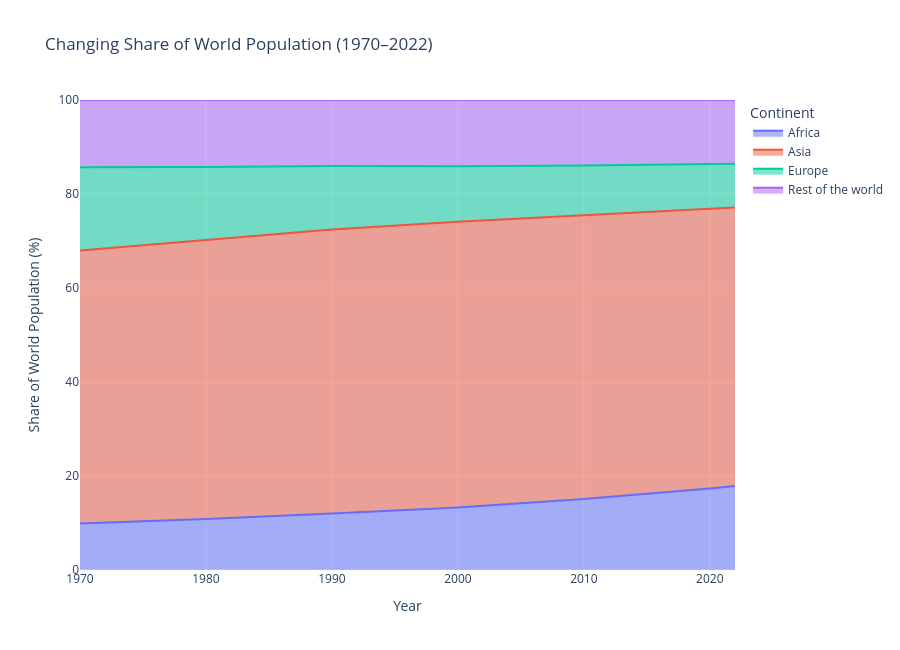

Notebook cell for this chart:
### Markdown cell above
**Chart choice & justification:** *Which chart did you choose, and why? Justify design choices.

I chose a 100% stacked area chart because it clearly illustrates how the share of world population has changed across continents between 1970 and 2022. It allows us to compare the relative contribution of each group over time.

Africa experienced the largest increase, rising from 9.89% in 1970 to 17.89% in 2022 (+8.00 percentage points). Asia remained the largest contributor, increasing slightly from 58.06% to 59.21%. In contrast, Europe's share declined significantly from 17.76% to 9.32% (-8.44 percentage points). The rest of the world also experienced a small decline from 14.29% to 13.57%.

Overall, the chart shows that Africa's share of the global population is growing rapidly, while Europe's relative share is decreasing.

### Code cell
import pandas as pd
import plotly.express as px

share_df = df_long.copy()

share_df['Group'] = share_df['Continent'].replace({
    'North America': 'Rest of the world',
    'South America': 'Rest of the world',
    'Oceania': 'Rest of the world'
})

grouped = share_df.groupby(
    ['Year', 'Group'], as_index=False
)['Population'].sum()

grouped['World Share (%)'] = (
    grouped['Population'] /
    grouped.groupby('Year')['Population'].transform('sum')
) * 100

fig = px.area(
    grouped,
    x='Year',
    y='World Share (%)',
    color='Group',
    category_orders={
        'Group': [
            'Africa',
            'Asia',
            'Europe',
            'Rest of the world'
        ]
    },
    title='Changing Share of World Population (1970–2022)',
    labels={
        'Year': 'Year',
        'World Share (%)': 'Share of World Population (%)',
        'Group': 'Continent'
    }
)

fig.update_layout(
    height=650,
    yaxis=dict(range=[0, 100]),
    hovermode='x unified',
    title_x=0.05
)

fig.show()

comparison = grouped[
    grouped['Year'].isin([1970, 2022])
].pivot(
    index='Group',
    columns='Year',
    values='World Share (%)'
)

comparison['Change (percentage points)'] = (
    comparison[2022] - comparison[1970]
)

print("Population share comparison (1970 vs 2022):")
print(comparison.round(2))

### Figure 1 — Plotly figure (JSON) as saved in the notebook; plotly's stock layout.template omitted (floating-point values rounded to 4 significant figures)
{"data": [{"fillpattern": {"shape": ""}, "hovertemplate": "Continent=Africa<br>Year=%{x}<br>Share of World Population (%)=%{y}<extra></extra>", "legendgroup": "Africa", "line": {"color": "#636efa"}, "marker": {"symbol": "circle"}, "mode": "lines", "name": "Africa", "orientation": "v", "showlegend": true, "stackgroup": "1", "type": "scatter", "x": [1970, 1980, 1990, 2000, 2010, 2015, 2020, 2022], "xaxis": "x", "y": [9.893, 10.84, 12.01, 13.32, 15.11, 16.18, 17.36, 17.89], "yaxis": "y"}, {"fillpattern": {"shape": ""}, "hovertemplate": "Continent=Asia<br>Year=%{x}<br>Share of World Population (%)=%{y}<extra></extra>", "legendgroup": "Asia", "line": {"color": "#EF553B"}, "marker": {"symbol": "circle"}, "mode": "lines", "name": "Asia", "orientation": "v", "showlegend": true, "stackgroup": "1", "type": "scatter", "x": [1970, 1980, 1990, 2000, 2010, 2015, 2020, 2022], "xaxis": "x", "y": [58.06, 59.32, 60.41, 60.76, 60.43, 60.05, 59.48, 59.21], "yaxis": "y"}, {"fillpattern": {"shape": ""}, "hovertemplate": "Continent=Europe<br>Year=%{x}<br>Share of World Population (%)=%{y}<extra></extra>", "legendgroup": "Europe", "line": {"color": "#00cc96"}, "marker": {"symbol": "circle"}, "mode": "lines", "name": "Europe", "orientation": "v", "showlegend": true, "stackgroup": "1", "type": "scatter", "x": [1970, 1980, 1990, 2000, 2010, 2015, 2020, 2022], "xaxis": "x", "y": [17.76, 15.59, 13.55, 11.81, 10.53, 9.987, 9.514, 9.32], "yaxis": "y"}, {"fillpattern": {"shape": ""}, "hovertemplate": "Continent=Rest of the world<br>Year=%{x}<br>Share of World Population (%)=%{y}<extra></extra>", "legendgroup": "Rest of the world", "line": {"color": "#ab63fa"}, "marker": {"symbol": "circle"}, "mode": "lines", "name": "Rest of the world", "orientation": "v", "showlegend": true, "stackgroup": "1", "type": "scatter", "x": [1970, 1980, 1990, 2000, 2010, 2015, 2020, 2022], "xaxis": "x", "y": [14.29, 14.25, 14.02, 14.1, 13.93, 13.79, 13.65, 13.57], "yaxis": "y"}], "layout": {"height": 650, "hovermode": "x unified", "legend": {"title": {"text": "Continent"}, "tracegroupgap": 0}, "title": {"text": "Changing Share of World Population (1970–2022)", "x": 0.05}, "xaxis": {"anchor": "y", "domain": [0, 1], "title": {"text": "Year"}}, "yaxis": {"anchor": "x", "domain": [0, 1], "range": [0, 100], "title": {"text": "Share of World Population (%)"}}}}
